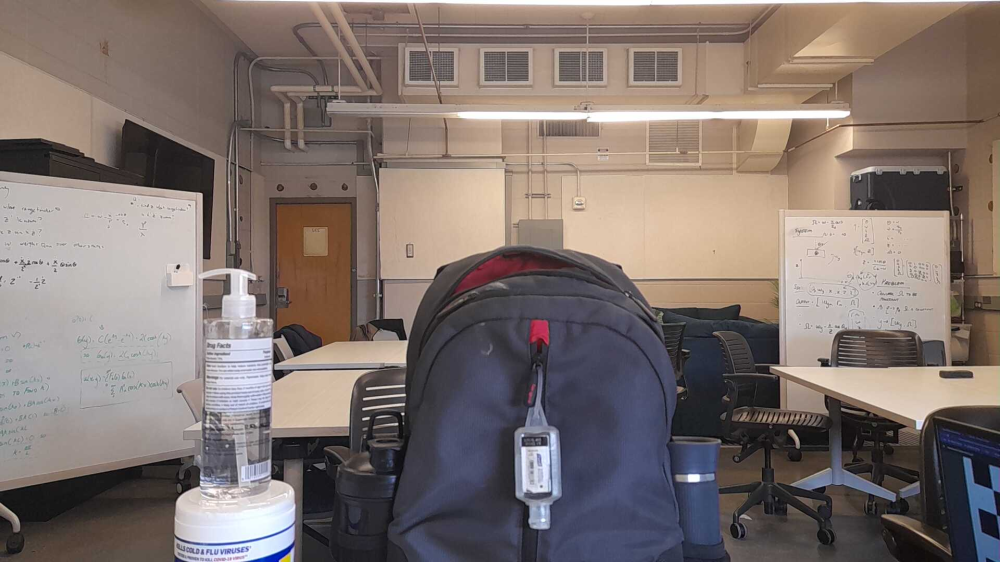
#> input picture data/stationary_not_board/imageL3.png, 1000 x 562 px
$ python main.py
#> lines starting #> are read from the running program, lines starting #| are printed output that depends on the picture
### dependencies.py
import numpy as np
import cv2 as cv

# -----------------------------General Functions---------------------------------


# [44 lines left out: functions clamp, disp_filtering, not called in this run]

# ------------------Functions for the frame by frame method----------------------


def find_matches(img1, img2):
    '''
    Function takes in two images and finds best matches between them.
    :param img1: first image.
    :param img2: second image.
    :returns: list with good matches, lists with coords from imgL and imgR.
    '''
    sift = cv.SIFT_create()
    kp1, des1 = sift.detectAndCompute(img1, None)
    kp2, des2 = sift.detectAndCompute(img2, None)

    FLANN_INDEX_KDTREE = 1
    index_params = dict(algorithm=FLANN_INDEX_KDTREE, trees=5)
    search_params = dict(checks=50)   # or pass empty dictionary
    flann = cv.FlannBasedMatcher(index_params, search_params)
    matches = flann.knnMatch(des1, des2, k=2)

    matchesMask = [[0, 0] for i in range(len(matches))]
    good = []
    pts1 = []
    pts2 = []

    for i, (m, n) in enumerate(matches):
        if m.distance < 0.7*n.distance:
            # Keep this keypoint pair
            matchesMask[i] = [1, 0]
            good.append(m)
            pts2.append(kp2[m.trainIdx].pt)
            pts1.append(kp1[m.queryIdx].pt)

    pts1 = np.int32(pts1)
    pts2 = np.int32(pts2)

    return good, pts1, pts2


def rectify_images(img1, img2, pts1, pts2):
    '''
    Rectification of images using the Fundamental Matrix.
    :param img1: first image to rectify.
    :param img2: second image to rectify.
    :param pts1: feature points in the first image.
    :param pts2: feature points in the second image.
    :returns: rectified images 1 and 2.
    '''
    fundamental_matrix, inliers = cv.findFundamentalMat(
        pts1, pts2, cv.FM_RANSAC)

    h1, w1 = img1.shape[:-1]
    h2, w2 = img2.shape[:-1]
    _, H1, H2 = cv.stereoRectifyUncalibrated(
        np.float32(pts1), np.float32(pts2), fundamental_matrix, imgSize=(w1, h1)
    )

    img1_rectified = cv.warpPerspective(img1, H1, (w1, h1))
    img2_rectified = cv.warpPerspective(img2, H2, (w2, h2))
    return img1_rectified, img2_rectified

# -------------Function for the precalculated fundamental matrix-----------------------


def rect_using_fmatrix(imgL, imgR, path='stereoMap.xml'):
    '''
    Function rectifies images using a predefined fundamental matrix,
    recorded in stereoMap.xml, using the rectification.py script.
    :param imgL: left image.
    :param imgR: right image.
    :param path: path to the stereoMap.xml file.
    :returns: recitifed left and right images.
    '''
    cv_file = cv.FileStorage()
    cv_file.open(path, cv.FileStorage_READ)

    stereoMapL_x = cv_file.getNode('stereoMapL_x').mat()
    stereoMapL_y = cv_file.getNode('stereoMapL_y').mat()
    stereoMapR_x = cv_file.getNode('stereoMapR_x').mat()
    stereoMapR_y = cv_file.getNode('stereoMapR_y').mat()
    imgL_rect = cv.remap(imgL, stereoMapL_x, stereoMapL_y,
                         cv.INTER_LANCZOS4, cv.BORDER_CONSTANT, 0)
    imgR_rect = cv.remap(imgR, stereoMapR_x, stereoMapR_y,
                         cv.INTER_LANCZOS4, cv.BORDER_CONSTANT, 0)

    return imgL_rect, imgR_rect

### main.py
import numpy as np
import cv2 as cv
import matplotlib.pyplot as plt
import dependencies as deps

# This file is an alternative for the sadbox.ipynb, for the more rigid in mind.

# importing images
imgL = cv.imread('data/stationary_not_board/imageL3.png')
#> imgL is the input picture: shape (562, 1000, 3); mean B, G, R 110.6, 114.9, 127.3
imgR = cv.imread('data/stationary_not_board/imageR3.png')
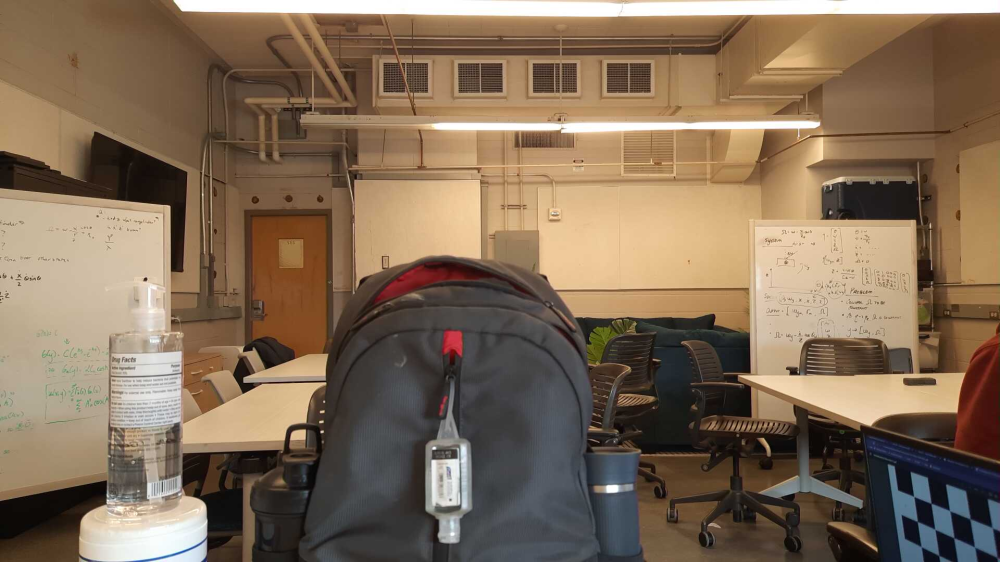
#> input picture data/stationary_not_board/imageR3.png, 1000 x 562 px
#> imgR is the input picture: shape (562, 1000, 3); mean B, G, R 87.4, 108.7, 129.6
# [7 lines of commented-out code are left out]
good, pts1, pts2 = deps.find_matches(imgL, imgR)
#> in find_matches, `kp1, des1 = sift.detectAndCompute(img1, None)`: kp1 = 1560 keypoints; strongest (x, y, size): (278, 374, 7.6), (396, 424, 2), (364, 409, 1.9), (364, 419, 2)
#> in find_matches, `kp2, des2 = sift.detectAndCompute(img2, None)`: kp2 = 1524 keypoints; strongest (x, y, size): (145, 279, 2.4), (322, 432, 2.1), (612, 489, 7.5), (321, 422, 2.3)
#> in find_matches, `matches = flann.knnMatch(des1, des2, k=2)`: matches = 1560 matches
#> in find_matches, `matchesMask = [[0, 0] for i in range(len(matches))]`: matchesMask = 1560 pairs, first value 0 to 0, second value 0 to 0
#> after the loop in find_matches, `for i, (m, n) in enumerate(matches):`: good = 478 matches; matchesMask = 1560 pairs, first value 0 to 1, second value 0 to 0; pts1 = 478 pairs, first value 7.17 to 993.7, second value 23.15 to 538.2; pts2 = 478 pairs, first value 8.18 to 955.5, second value 35.52 to 545.1
#> in find_matches, `pts1 = np.int32(pts1)`: pts1 = 478 pairs, first value 7 to 993, second value 23 to 538
#> in find_matches, `pts2 = np.int32(pts2)`: pts2 = 478 pairs, first value 8 to 955, second value 35 to 545
#> good = 478 matches
imgL_rect, imgR_rect = deps.rectify_images(imgL, imgR, pts1, pts2)
#> in rectify_images, `fundamental_matrix, inliers = cv.findFundamentalMat( pts1, pts2, cv.FM..`: fundamental_matrix = [[2.4e-07, -3.39e-05, 0.0097], [3.18e-05, 1.07e-06, -0.07], [-0.0101, 0.0697, 1]]; inliers = 478 values, max 1 at index 0, min 0 at index 2, mean 0.822
#> in rectify_images, `_, H1, H2 = cv.stereoRectifyUncalibrated( np.float32(pts1), np.float32..`: H1 = [[-0.0512, 0.00461, -8.67], [0.0133, -0.0701, -7.85], [4.24e-05, 2.01e-06, -0.0935]]; H2 = [[0.68, 0.00886, 157.3], [-0.192, 0.998, 96.66], [-0.000639, -8.33e-06, 1.32]]
#> in rectify_images, `img1_rectified = cv.warpPerspective(img1, H1, (w1, h1))`:
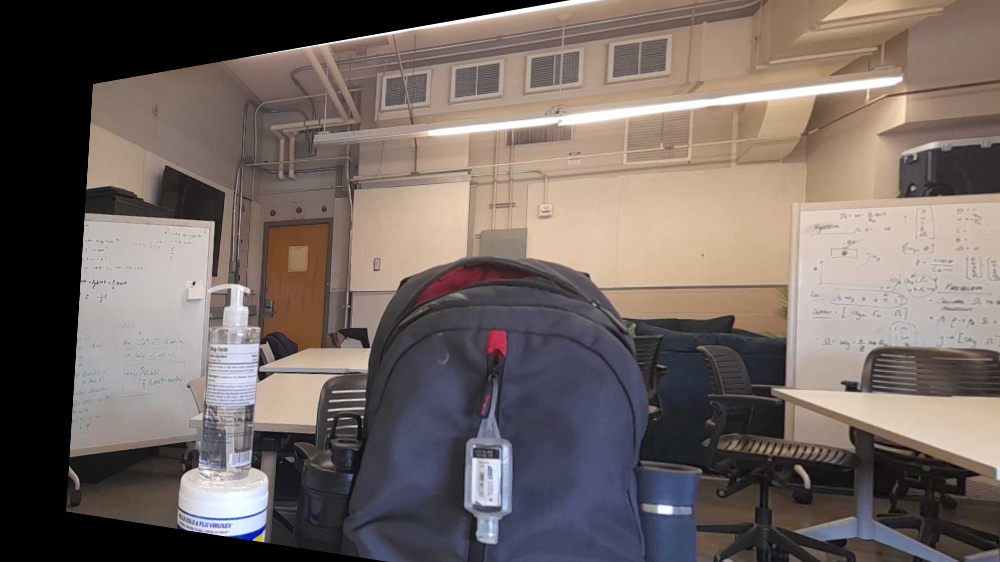
#> img1_rectified: shape (562, 1000, 3); mean B, G, R 98.2, 102.6, 114
#> in rectify_images, `img2_rectified = cv.warpPerspective(img2, H2, (w2, h2))`:
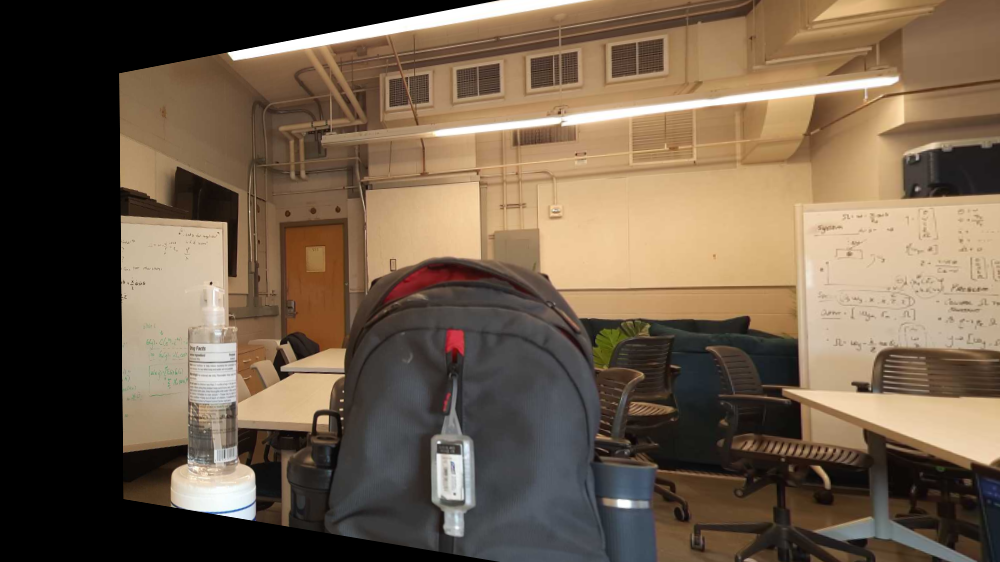
#> img2_rectified: shape (562, 1000, 3); mean B, G, R 74.4, 93.4, 111.4

# Get the rectified images using the precalculated fundamental matrix from the
# chessboard method.
imgL_rect_pred, imgR_rect_pred = deps.rect_using_fmatrix(imgL, imgR)
#> (the run stopped early here; a loop or call above may not have finished)
